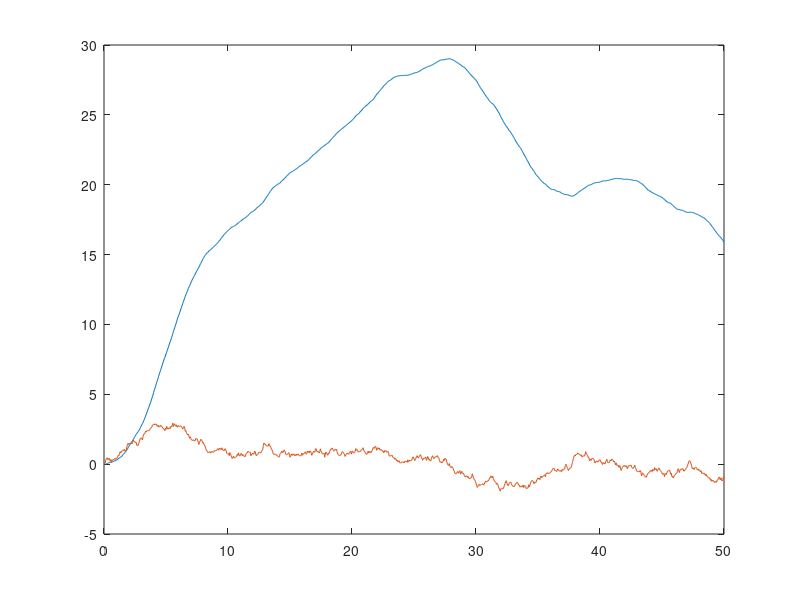

Here is the MATLAB script that generated this plot:
% Vehicle Parameters
m = 100; %kg (Mass)
b = 20; %N-s/m (Linear Drag Coeficcient)
Ts = 0.05; %sample period in seconds

% Set Up Input to System
t = (0:0.05:50)';
u = ones(1001, 1);
for i = 1:length(t)
    if t(i) >= 0 && t(i) < 5
        u(i) = 50; % Newtons
    elseif t(i) >= 25 && t(i) < 30
        u(i) = -50; % Newtons
    else
        u(i) = 0;
    end
end

% Set up Continuous State Space System
Ac = [0 1; 0 -b/m];
Bc = [0; 1/m];
Cc = [1 0]; % I can only measure position, not velocity
Dc = 0;

sys_c = ss(Ac, Bc, Cc, Dc);

% Convert to a Discrete State Space System
sys_d = c2d(sys_c, Ts);
[A, B, C, D] = ssdata(sys_d);

% Noise Characteristics
R = [0.0001, 0; 0, 0.01]; % Process Covariance
Q = 0.001; % Measurement Covariance (we are measuring position only)

% Initial Conditions
x0 = [0; 0];
xt = zeros(2,1001); %true states
xt(:,1) = x0;

% Simulate the System to get True States
for i = 2:length(t)
    xt(:,i) = A*xt(:,i-1) + B*u(i-1) + sqrt(R)*randn(2,1);
end

figure()
plot(t,xt(1,:))
hold on
plot(t,xt(2,:))

% Run Kalman Filter


